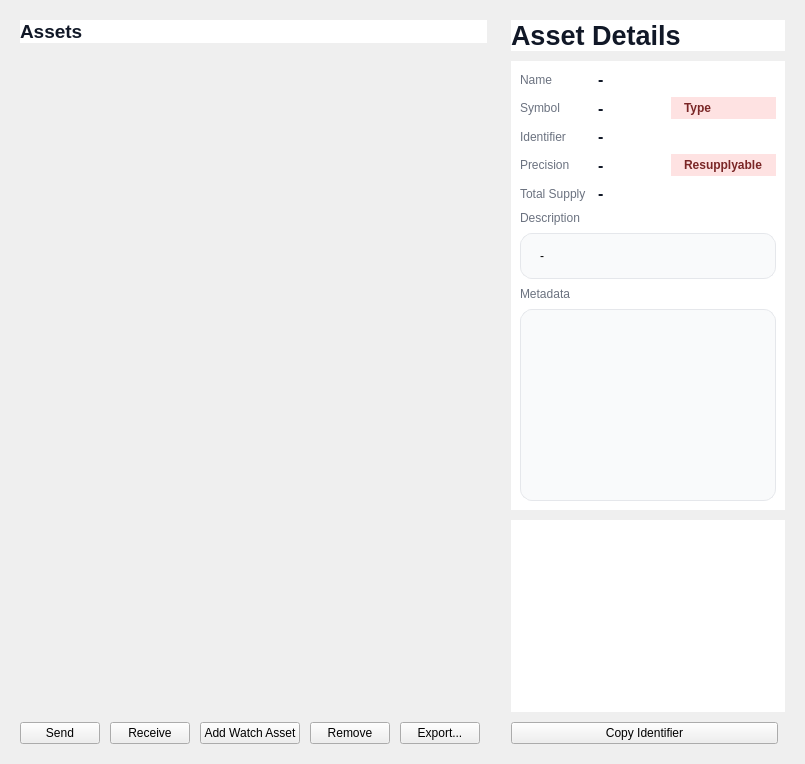
     <widget class="QWidget" name="pagePortfolio">
      <layout class="QHBoxLayout" name="layoutPortfolio">
       <item>
        <widget class="QFrame" name="assetsCard">
         <layout class="QVBoxLayout" name="leftLayout">
          <property name="spacing"><number>10</number></property>
          <item>
           <widget class="QLabel" name="labelAssets">
            <property name="text"><string>Assets</string></property>
            <property name="styleSheet">
             <string notr="true">
              font-weight:700; font-size:14pt; color:#111827; background:#FFFFFF;
             </string>
            </property>
           </widget>
          </item>
          <item>
           <widget class="QScrollArea" name="scrollPortfolioAssets">
            <property name="widgetResizable"><bool>true</bool></property>
            <property name="frameShape"><enum>QFrame::NoFrame</enum></property>
            <property name="horizontalScrollBarPolicy"><enum>Qt::ScrollBarAlwaysOff</enum></property>
            <property name="sizeAdjustPolicy"><enum>QAbstractScrollArea::AdjustToContents</enum></property>
            <property name="minimumSize"><size><width>0</width><height>120</height></size></property>
            <widget class="QWidget" name="scrollWidgetPortfolioAssets">
             <layout class="QVBoxLayout" name="layoutPortfolioAssetsList">
              <property name="spacing"><number>9</number></property>
              <property name="leftMargin"><number>0</number></property>
              <property name="topMargin"><number>0</number></property>
              <property name="rightMargin"><number>0</number></property>
              <property name="bottomMargin"><number>0</number></property>
             </layout>
            </widget>
           </widget>
          </item>
          <item>
           <layout class="QHBoxLayout" name="portfolioBtnsRow">
            <item><widget class="QPushButton" name="btnSend"><property name="text"><string>Send</string></property></widget></item>
            <item><widget class="QPushButton" name="btnReceive"><property name="text"><string>Receive</string></property></widget></item>
            <item><widget class="QPushButton" name="btnAddWatch"><property name="text"><string>Add Watch Asset</string></property></widget></item>
            <item><widget class="QPushButton" name="btnRemove"><property name="text"><string>Remove</string></property></widget></item>
            <item><widget class="QPushButton" name="btnExport"><property name="text"><string>Export...</string></property></widget></item>
            <item><spacer>
              <property name="orientation"><enum>Qt::Horizontal</enum></property>
            </spacer></item>
           </layout>
          </item>
         </layout>
        </widget>
       </item>
       <item>
        <widget class="QFrame" name="detailsCard">
         <layout class="QVBoxLayout" name="rightLayout">
          <property name="spacing"><number>10</number></property>
          <item>
           <widget class="QLabel" name="labelDetailsTitle">
            <property name="text"><string>Asset Details</string></property>
            <property name="styleSheet">
             <string notr="true">
              font-weight:700; font-size:20pt; color:#111827; background: #FFFFFF;
             </string>
            </property>
           </widget>
          </item>
          <item>
           <widget class="QWidget" name="detailsPane">
            <property name="styleSheet">
             <string notr="true">
              QWidget#detailsPane { background:#FFFFFF; border:none; }
              QLabel#labelNameCaption,
              QLabel#labelSymbolCaption,
              QLabel#labelIdentifierCaption,
              QLabel#labelPrecisionCaption,
              QLabel#labelSupplyCaption,
              QLabel#labelDescriptionCaption,
              QLabel#labelMetadataCaption { color:#6B7280; font-size:9pt; }
              QLabel#labelNameValue,
              QLabel#labelSymbolValue,
              QLabel#labelIdentifierValue,
              QLabel#labelPrecisionValue,
              QLabel#labelSupplyValue { color:#111827; font-size:12pt; font-weight:700; }
              QLabel#labelTypeBadge,
              QLabel#labelResupplyBadge { background:#FEE2E2; color:#7A2626; border-radius:12px; padding:4px 10px; font-weight:600; }
              QFrame#descriptionPill { background:#F9FAFB; border:1px solid #E5E7EB; border-radius:12px; padding:6px 10px; }
              QPlainTextEdit#metadataView { background:#F9FAFB; border:1px solid #E5E7EB; border-radius:12px; padding:8px 10px; font-family:Monospace; font-size:10pt; color:#111827; }
             </string>
            </property>
            <layout class="QGridLayout" name="detailsGrid">
             <property name="horizontalSpacing"><number>12</number></property>
             <property name="verticalSpacing"><number>8</number></property>
             <item row="0" column="0">
              <widget class="QLabel" name="labelNameCaption">
               <property name="text"><string>Name</string></property>
               <property name="objectName"><string>labelNameCaption</string></property>
               <property name="styleSheet"><string notr="true"> /* uses objectName */ </string></property>
              </widget>
             </item>
             <item row="0" column="1" colspan="2">
              <widget class="QLabel" name="labelNameValue">
               <property name="text"><string>-</string></property>
               <property name="objectName"><string>labelNameValue</string></property>
               <property name="styleSheet"><string notr="true"> /* uses objectName */ </string></property>
              </widget>
             </item>
             <item row="1" column="0">
              <widget class="QLabel" name="labelSymbolCaption">
               <property name="text"><string>Symbol</string></property>
               <property name="objectName"><string>labelSymbolCaption</string></property>
              </widget>
             </item>
             <item row="1" column="1">
              <widget class="QLabel" name="labelSymbolValue">
               <property name="text"><string>-</string></property>
               <property name="objectName"><string>labelSymbolValue</string></property>
              </widget>
             </item>
             <item row="1" column="2">
              <widget class="QLabel" name="labelTypeBadge">
               <property name="text"><string>Type</string></property>
               <property name="objectName"><string>labelTypeBadge</string></property>
              </widget>
             </item>
             <item row="2" column="0">
              <widget class="QLabel" name="labelIdentifierCaption">
               <property name="text"><string>Identifier</string></property>
               <property name="objectName"><string>labelIdentifierCaption</string></property>
              </widget>
             </item>
             <item row="2" column="1" colspan="2">
              <widget class="QLabel" name="labelIdentifierValue">
               <property name="text"><string>-</string></property>
               <property name="objectName"><string>labelIdentifierValue</string></property>
              </widget>
             </item>
             <item row="3" column="0">
              <widget class="QLabel" name="labelPrecisionCaption">
               <property name="text"><string>Precision</string></property>
               <property name="objectName"><string>labelPrecisionCaption</string></property>
              </widget>
             </item>
             <item row="3" column="1">
              <widget class="QLabel" name="labelPrecisionValue">
               <property name="text"><string>-</string></property>
               <property name="objectName"><string>labelPrecisionValue</string></property>
              </widget>
             </item>
             <item row="3" column="2">
              <widget class="QLabel" name="labelResupplyBadge">
               <property name="text"><string>Resupplyable</string></property>
               <property name="objectName"><string>labelResupplyBadge</string></property>
              </widget>
             </item>
             <item row="4" column="0">
              <widget class="QLabel" name="labelSupplyCaption">
               <property name="text"><string>Total Supply</string></property>
               <property name="objectName"><string>labelSupplyCaption</string></property>
              </widget>
             </item>
             <item row="4" column="1" colspan="2">
              <widget class="QLabel" name="labelSupplyValue">
               <property name="text"><string>-</string></property>
               <property name="objectName"><string>labelSupplyValue</string></property>
              </widget>
             </item>
             <item row="5" column="0" colspan="3">
              <widget class="QLabel" name="labelDescriptionCaption">
               <property name="text"><string>Description</string></property>
               <property name="objectName"><string>labelDescriptionCaption</string></property>
              </widget>
             </item>
             <item row="6" column="0" colspan="3">
              <widget class="QFrame" name="descriptionPill">
               <property name="frameShape"><enum>QFrame::StyledPanel</enum></property>
               <property name="objectName"><string>descriptionPill</string></property>
               <layout class="QVBoxLayout" name="descPillLayout">
                <item><widget class="QLabel" name="labelDescriptionValue"><property name="text"><string>-</string></property></widget></item>
               </layout>
              </widget>
             </item>
             <item row="7" column="0" colspan="3">
              <widget class="QLabel" name="labelMetadataCaption">
               <property name="text"><string>Metadata</string></property>
               <property name="objectName"><string>labelMetadataCaption</string></property>
              </widget>
             </item>
             <item row="8" column="0" colspan="3">
              <widget class="QPlainTextEdit" name="metadataView">
               <property name="readOnly"><bool>true</bool></property>
               <property name="plainText"><string></string></property>
              </widget>
             </item>
            </layout>
           </widget>
          </item>
          <item>
           <widget class="QTextEdit" name="textDetails">
            <property name="readOnly"><bool>true</bool></property>
            <property name="visible"><bool>false</bool></property>
            <property name="styleSheet">
             <string notr="true">
              background:#FFFFFF; border:none; font-size:10pt; color:#111827;
             </string>
            </property>
           </widget>
          </item>
          <item>
           <layout class="QHBoxLayout" name="detailsButtons">
            <item><widget class="QPushButton" name="btnCopy"><property name="text"><string>Copy Identifier</string></property></widget></item>
            <item><spacer>
              <property name="orientation"><enum>Qt::Horizontal</enum></property>
            </spacer></item>
           </layout>
          </item>
         </layout>
        </widget>
       </item>
      </layout>
     </widget>
